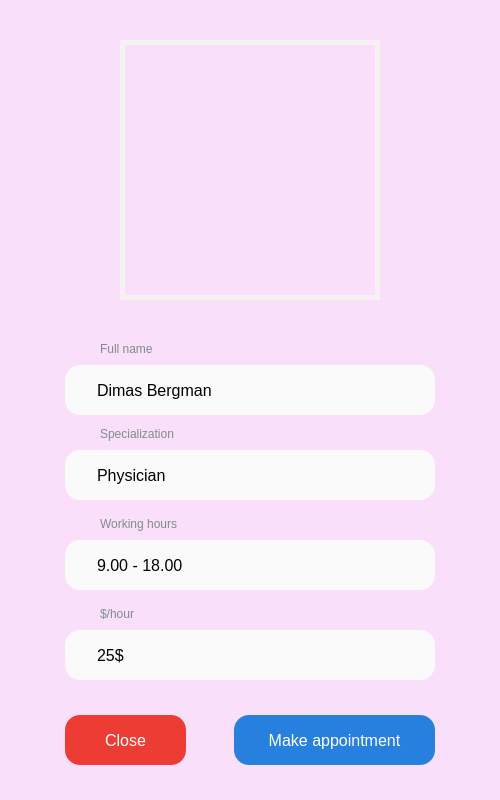
<?xml version="1.0" encoding="UTF-8"?>
<ui version="4.0">
 <class>MainWindow</class>
 <widget class="QMainWindow" name="MainWindow">
  <property name="enabled">
   <bool>true</bool>
  </property>
  <property name="geometry">
   <rect>
    <x>0</x>
    <y>0</y>
    <width>500</width>
    <height>800</height>
   </rect>
  </property>
  <property name="windowTitle">
   <string>MainWindow</string>
  </property>
  <property name="styleSheet">
   <string notr="true">background-color: #F9DFF9;</string>
  </property>
  <widget class="QWidget" name="centralwidget">
   <widget class="QLabel" name="label_1">
    <property name="geometry">
     <rect>
      <x>120</x>
      <y>40</y>
      <width>260</width>
      <height>260</height>
     </rect>
    </property>
    <property name="styleSheet">
     <string notr="true">border: 5px solid #f7f2f2</string>
    </property>
    <property name="text">
     <string/>
    </property>
    <property name="pixmap">
     <pixmap>profile.png</pixmap>
    </property>
   </widget>
   <widget class="QLineEdit" name="lineEdit_1">
    <property name="geometry">
     <rect>
      <x>65</x>
      <y>365</y>
      <width>370</width>
      <height>50</height>
     </rect>
    </property>
    <property name="styleSheet">
     <string notr="true">padding: 15px 30px;
font-size: 16px;
border-radius: 15px;
background: #FAFAFA;
border: none;</string>
    </property>
    <property name="text">
     <string>Dimas Bergman</string>
    </property>
    <property name="readOnly">
     <bool>true</bool>
    </property>
   </widget>
   <widget class="QLabel" name="label_2">
    <property name="geometry">
     <rect>
      <x>100</x>
      <y>340</y>
      <width>101</width>
      <height>17</height>
     </rect>
    </property>
    <property name="styleSheet">
     <string notr="true">color:#7f8c8d</string>
    </property>
    <property name="text">
     <string>Full name</string>
    </property>
   </widget>
   <widget class="QLabel" name="label_3">
    <property name="geometry">
     <rect>
      <x>100</x>
      <y>425</y>
      <width>101</width>
      <height>17</height>
     </rect>
    </property>
    <property name="styleSheet">
     <string notr="true">color:#7f8c8d</string>
    </property>
    <property name="text">
     <string>Specialization</string>
    </property>
   </widget>
   <widget class="QLineEdit" name="lineEdit_2">
    <property name="geometry">
     <rect>
      <x>65</x>
      <y>450</y>
      <width>370</width>
      <height>50</height>
     </rect>
    </property>
    <property name="styleSheet">
     <string notr="true">padding: 15px 30px;
font-size: 16px;
border-radius: 15px;
background: #FAFAFA;
border: none;</string>
    </property>
    <property name="text">
     <string>Physician</string>
    </property>
    <property name="readOnly">
     <bool>true</bool>
    </property>
   </widget>
   <widget class="QLabel" name="label_4">
    <property name="geometry">
     <rect>
      <x>100</x>
      <y>515</y>
      <width>101</width>
      <height>17</height>
     </rect>
    </property>
    <property name="styleSheet">
     <string notr="true">color:#7f8c8d</string>
    </property>
    <property name="text">
     <string>Working hours</string>
    </property>
   </widget>
   <widget class="QLineEdit" name="lineEdit_3">
    <property name="geometry">
     <rect>
      <x>65</x>
      <y>540</y>
      <width>370</width>
      <height>50</height>
     </rect>
    </property>
    <property name="styleSheet">
     <string notr="true">padding: 15px 30px;
font-size: 16px;
border-radius: 15px;
background: #FAFAFA;
border: none;</string>
    </property>
    <property name="text">
     <string>9.00 - 18.00</string>
    </property>
    <property name="readOnly">
     <bool>true</bool>
    </property>
   </widget>
   <widget class="QLabel" name="label_5">
    <property name="geometry">
     <rect>
      <x>100</x>
      <y>605</y>
      <width>101</width>
      <height>17</height>
     </rect>
    </property>
    <property name="styleSheet">
     <string notr="true">color:#7f8c8d</string>
    </property>
    <property name="text">
     <string>$/hour</string>
    </property>
   </widget>
   <widget class="QLineEdit" name="lineEdit_4">
    <property name="geometry">
     <rect>
      <x>65</x>
      <y>630</y>
      <width>370</width>
      <height>50</height>
     </rect>
    </property>
    <property name="styleSheet">
     <string notr="true">padding: 15px 30px;
font-size: 16px;
border-radius: 15px;
background: #FAFAFA;
border: none;</string>
    </property>
    <property name="text">
     <string>25$</string>
    </property>
    <property name="readOnly">
     <bool>true</bool>
    </property>
   </widget>
   <widget class="QPushButton" name="pushButton_2">
    <property name="geometry">
     <rect>
      <x>234</x>
      <y>715</y>
      <width>201</width>
      <height>50</height>
     </rect>
    </property>
    <property name="styleSheet">
     <string notr="true">QPushButton {
  padding: 15px 30px;
  font-size: 16px;
  border-radius: 15px;
  background: #2780DD;
  border: none;
  text-align: center;
  color: #fff;
}

QPushButton:pressed {
  background: #2B5DAA;
}</string>
    </property>
    <property name="text">
     <string>Make appointment</string>
    </property>
   </widget>
   <widget class="QPushButton" name="pushButton_1">
    <property name="geometry">
     <rect>
      <x>65</x>
      <y>715</y>
      <width>121</width>
      <height>50</height>
     </rect>
    </property>
    <property name="styleSheet">
     <string notr="true">QPushButton {
  padding: 15px 30px;
  font-size: 16px;
  border-radius: 15px;
  background: #ED3C34;
  border: none;
  text-align: center;
  color: #fff;
}

QPushButton:pressed {
  background: #AA2823;
}</string>
    </property>
    <property name="text">
     <string>Close</string>
    </property>
   </widget>
  </widget>
 </widget>
 <resources/>
 <connections/>
</ui>
